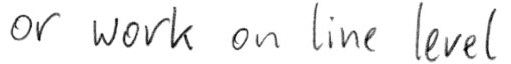
#> input picture data/line.png, 511 x 64 px, found by its file name; its folder holds only this picture in this run
$ jupyter execute --allow-errors 'English HandWriting Recognition.ipynb'   (older library calls are emulated)
#> lines starting #> are read from the running program, lines starting #| are printed output that depends on the picture
#> in main, img is the input picture: shape (64, 511); min 0, max 255, mean 241.3
# Libraries

[cell 1]
import argparse
import pickle
import cv2
import lmdb
from path import Path
import random
from collections import namedtuple
from typing import Tuple
import numpy as np
import tensorflow.compat.v1 as tf1
import json
import editdistance
import os
import sys
from typing import List, Tuple
import tensorflow as tf
from os import path
import matplotlib.pyplot as plt
from textblob import TextBlob

#  Create lmdb

[cell 2]
data_dir= "/data/linemode"
data_dir11= "/data/"
#> (the rest of this cell did not finish here and is left out)

# Dataloader

[cell 3]
Sample = namedtuple('Sample', 'gt_text, file_path')
Batch = namedtuple('Batch', 'imgs, gt_texts, batch_size')
data_dir1= "/data/linemode"

class DataLoaderIAM:


    # [114 lines left out: functions __init__, train_set, validation_set, get_iterator_info, has_next, _get_img and 1 more, not called in this run]

# Preprocessor

[cell 4]
class Preprocessor:
    def __init__(self,
                 img_size: Tuple[int, int],
                 padding: int = 0,
                 dynamic_width: bool = False,
                 data_augmentation: bool = False,
                 line_mode: bool = True
                 ) -> None:
        # dynamic width only supported when no data augmentation happens
        assert not (dynamic_width and data_augmentation)
        # when padding is on, we need dynamic width enabled
        assert not (padding > 0 and not dynamic_width)

        self.img_size = img_size
        self.padding = padding
        self.dynamic_width = dynamic_width
        self.data_augmentation = data_augmentation
        self.line_mode = line_mode

    # [63 lines left out: functions _truncate_label, _simulate_text_line, not called in this run]

    def process_img(self, img: np.ndarray) -> np.ndarray:
        #Resize to target size, apply data augmentation

        # there are damaged files in IAM dataset - just use black image instead
        if img is None:
            img = np.zeros(self.img_size[::-1])

        # data augmentation
        img = img.astype(np.float)
        if self.data_augmentation:
            # photometric data augmentation
            if random.random() < 0.25:
                def rand_odd():
                    return random.randint(1, 3) * 2 + 1
                img = cv2.GaussianBlur(img, (rand_odd(), rand_odd()), 0)
            if random.random() < 0.25:
                img = cv2.dilate(img, np.ones((3, 3)))
            if random.random() < 0.25:
                img = cv2.erode(img, np.ones((3, 3)))

            # geometric data augmentation
            wt, ht = self.img_size
            h, w = img.shape
#> h = 64; w = 511
            f = min(wt / w, ht / h)
#> f = 0.5
            fx = f * np.random.uniform(0.75, 1.05)
#> fx = 0.457
            fy = f * np.random.uniform(0.75, 1.05)
#> fy = 0.482

            # random position around center
            txc = (wt - w * fx) / 2
#> txc = 11.15
            tyc = (ht - h * fy) / 2
#> tyc = 0.567
            freedom_x = max((wt - fx * w) / 2, 0)
#> freedom_x = 11.15
            freedom_y = max((ht - fy * h) / 2, 0)
#> freedom_y = 0.567
            tx = txc + np.random.uniform(-freedom_x, freedom_x)
#> tx = 13.45
            ty = tyc + np.random.uniform(-freedom_y, freedom_y)
#> ty = 0.618

            # map image into target image
            M = np.float32([[fx, 0, tx], [0, fy, ty]])
#> M = [[0.457, 0, 13.45], [0, 0.482, 0.618]]
            target = np.ones(self.img_size[::-1]) * 255
            img = cv2.warpAffine(img, M, dsize=self.img_size, dst=target, borderMode=cv2.BORDER_TRANSPARENT)
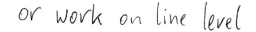
#> img: shape (32, 256) float64; min 10.9, max 255, mean 242.9

            # photometric data augmentation
            if random.random() < 0.5:
                img = img * (0.25 + random.random() * 0.75)
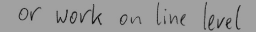
#> img: shape (32, 256) float64; min 6.9, max 161.5, mean 153.8
            if random.random() < 0.25:
                img = np.clip(img + (np.random.random(img.shape) - 0.5) * random.randint(1, 25), 0, 255)
            if random.random() < 0.1:
                img = 255 - img

        # no data augmentation
        else:
            if self.dynamic_width:
                ht = self.img_size[1]
                h, w = img.shape
                f = ht / h
                wt = int(f * w + self.padding)
                wt = wt + (4 - wt) % 4
                tx = (wt - w * f) / 2
                ty = 0
            else:
                wt, ht = self.img_size
                h, w = img.shape
                f = min(wt / w, ht / h)
                tx = (wt - w * f) / 2
                ty = (ht - h * f) / 2

            # map image into target image
            M = np.float32([[f, 0, tx], [0, f, ty]])
            target = np.ones([ht, wt]) * 255
            img = cv2.warpAffine(img, M, dsize=(wt, ht), dst=target, borderMode=cv2.BORDER_TRANSPARENT)

        # transpose for TF
        img = cv2.transpose(img)
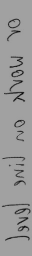
#> img: shape (256, 32) float64; min 6.9, max 161.5, mean 153.8

        # convert to range [-1, 1]
        img = img / 255 - 0.5
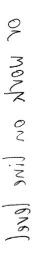
#> img: shape (256, 32) float64; min -0.473, max 0.133, mean 0.103; drawn with min black and max white
        return img

    # [10 lines left out: function process_batch, not called in this run]


def main():
    import matplotlib.pyplot as plt

    img = cv2.imread('/data/line.png', cv2.IMREAD_GRAYSCALE)
    img_aug = Preprocessor((256, 32), data_augmentation=True).process_img(img)
    plt.subplot(121)
    plt.imshow(img, cmap='gray')
    plt.subplot(122)
    plt.imshow(cv2.transpose(img_aug) + 0.5, cmap='gray', vmin=0, vmax=1)
    plt.show()
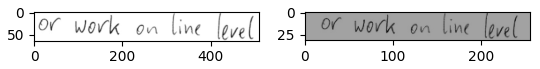
#> figure drawn by matplotlib, 2 panels


if __name__ == '__main__':
    main()

# Preprocessing image functions

[cell 5]
# [105 lines left out: functions edit_before_cutting, find_white_lines, crop_img_into_lines, find_white_words, crop_lines_into_words, not called in this run]

# Text correction

[cell 6]
def text_correction(text):
    return str(TextBlob(text.lower()).correct())

# [9 lines left out: function StrToTxtFile, not called in this run]

[cell 7]
def the_output(output_word_list,recognized):
    output_word_list.append(recognized)

# Model

[cell 8]
# Disable eager mode
tf.compat.v1.disable_eager_execution()
#> (this line was passed over: tensorflow is not available in this run)


class DecoderType:
    #CTC decoder types
    BestPath = 0
    BeamSearch = 1
    WordBeamSearch = 2


class Model:

    def __init__(self,
                 char_list: List[str],
                 decoder_type: str = DecoderType.BestPath,
                 must_restore: bool = False,
                 dump: bool = False) -> None:
        #Init model: add CNN, RNN and CTC and initialize TF
        self.dump = dump
        self.char_list = char_list
        self.decoder_type = decoder_type
        self.must_restore = must_restore
        self.snap_ID = 0

        # Whether to use normalization over a batch or a population
        self.is_train = tf.compat.v1.placeholder(tf.bool, name='is_train')

        # input image batch
        self.input_imgs = tf.compat.v1.placeholder(tf.float32, shape=(None, None, None))

        # setup CNN, RNN and CTC
        self.setup_cnn()
        self.setup_rnn()
        self.setup_ctc()

        # setup optimizer to train NN
        self.batches_trained = 0
        self.update_ops = tf.compat.v1.get_collection(tf.compat.v1.GraphKeys.UPDATE_OPS)
        with tf.control_dependencies(self.update_ops):
            self.optimizer = tf.compat.v1.train.AdamOptimizer().minimize(self.loss)

        # initialize TF
        self.sess, self.saver = self.setup_tf()

    # [224 lines left out: functions setup_cnn, setup_rnn, setup_ctc, setup_tf, to_sparse, decoder_output_to_text and 4 more, not called in this run]

# Main

[cell 9]
class FilePaths:
    #Filenames and paths to data
    fn_char_list = '/model/charList.txt'
    fn_summary = '/model/summary.json'
    fn_corpus = '/data/corpus.txt'
    fn_train ="/data/"


def get_img_height() -> int:
    return 32


# [11 lines left out: functions get_img_size, write_summary, not called in this run]


def char_list_from_file() -> List[str]:
    with open(FilePaths.fn_char_list) as f:
#> (reads model/charList.txt from the repository)
        return list(f.read())


# [105 lines left out: functions train, validate, infer, not called in this run]


batchSize = 100
train1 = False
validate1=False
line_mode1=True
fast1=True
infer1= True
decoder = "beamsearch"
dump1= True
early_stopping1= 15
output_word_list=[]
testpath= "/test/scan11.png"
save_path= "/test/result"

def main():
    #Main function
    tf1.reset_default_graph()

    decoder_mapping = {'bestpath': DecoderType.BestPath,
                       'beamsearch': DecoderType.BeamSearch,
                       'wordbeamsearch': DecoderType.WordBeamSearch}
    decoder_type = decoder_mapping[decoder]

    # train the model
    if  train1:
        loader = DataLoaderIAM(FilePaths.fn_train, batchSize,fast=True)

        # when in line mode, take care to have a whitespace in the char list
        char_list = loader.char_list
        if line_mode1 and ' ' not in char_list:
            char_list = [' '] + char_list

        # save characters and words
        with open(FilePaths.fn_char_list, 'w') as f:
            f.write(''.join(char_list))

        with open(FilePaths.fn_corpus, 'w') as f:
            f.write(' '.join(loader.train_words + loader.validation_words))

        model = Model(char_list, decoder_type)
        train(model, loader, line_mode = True, early_stopping=15)

    # evaluate it on the validation set
    elif validate1:
        loader = loader = DataLoaderIAM(FilePaths.fn_train, batchSize,fast= True)
        model = Model(char_list_from_file(), decoder_type, must_restore=True)
        validate(model, loader,line_mode = True)

    # infer text on test image
    elif infer1:
        model = Model(char_list_from_file(), decoder_type, must_restore=True, dump=dump1)
        infer(model,testpath,output_word_list)


if __name__ == '__main__':
    main()
#> (the call stopped at in __init__, `self.is_train = tf.compat.v1.placeholder(tf.bool, name='is_train')`: tensorflow is not available in this run)
